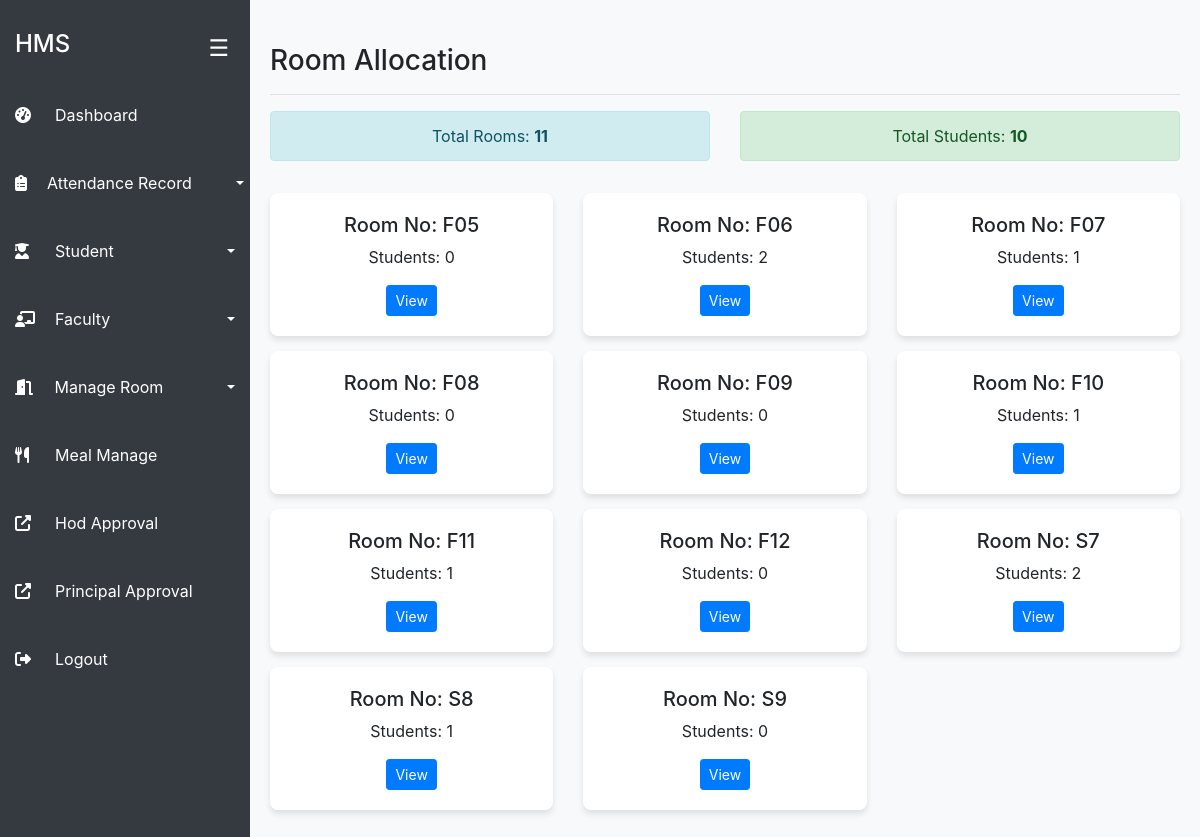
Screenshot of /admin/room_allocation.php (signed in) with the database file from the repository.
### tables this page shows
CREATE TABLE `rooms` (
  `room_no` varchar(10) NOT NULL,
  `capacity` int(11) NOT NULL
);

### admin/room_allocation.php (the view, shortened to what this page needs)
<?php
$total_rooms_query = "SELECT COUNT(*) AS total_rooms FROM rooms";
$total_rooms_result = mysqli_query($connection, $total_rooms_query);
$total_rooms = mysqli_fetch_assoc($total_rooms_result)['total_rooms'];
$total_students_query = "SELECT COUNT(*) AS total_students FROM students";
$total_students_result = mysqli_query($connection, $total_students_query);
$total_students = mysqli_fetch_assoc($total_students_result)['total_students'];
$rooms_query = "SELECT r.room_no, COUNT(s.sid) AS student_count
                FROM rooms r
                LEFT JOIN students s ON r.room_no = s.room_no
                GROUP BY r.room_no";
$rooms_result = mysqli_query($connection, $rooms_query);
?>
<!DOCTYPE html>
<html lang="en">
<head>
    <link rel="stylesheet" href="https://stackpath.bootstrapcdn.com/bootstrap/4.3.1/css/bootstrap.min.css">
</head>
<body>
<div class="sidebar">
    <?php include('sidebar.php'); ?>
</div>
<br>
<div class="main-content">
    <div class="">
        <h3>Room Allocation</h3>
        <hr>
    <div class="row mb-3">
        <div class="col-md-6">
            <div class="alert alert-info text-center">Total Rooms: <strong><?php echo $total_rooms; ?></strong></div>
        </div>
        <div class="col-md-6">
            <div class="alert alert-success text-center">Total Students: <strong><?php echo $total_students; ?></strong></div>
        </div>
    </div>
    <div class="row">
        <?php while ($room = mysqli_fetch_assoc($rooms_result)): ?>
            <div class="col-md-4">
                <div class="room-card">
                    <h5>Room No: <?php echo htmlspecialchars($room['room_no']); ?></h5>
                    <p>Students: <?php echo htmlspecialchars($room['student_count']); ?></p>
                    <button class="btn btn-primary btn-sm" onclick="toggleDetails('<?php echo $room['room_no']; ?>')">View</button>
                </div>
            </div>
        <?php endwhile; ?>
    </div>
</div>
</body>
</html>

### admin/room_allocation.php (style rules this page uses)
body { background-color: #f8f9fa; }
.sidebar { position: fixed; width: 250px; height: 100vh; background-color: #343a40; color: white; padding-top: 20px; }
.main-content { margin-left: 260px; padding: 20px; min-height: 100vh; }
.room-card { background: white; border-radius: 8px; box-shadow: 0px 4px 6px rgba(0, 0, 0, 0.1); padding: 20px; margin-bottom: 15px; text-align: center; }

### admin/sidebar.php (style rules this page uses)
.sidebar { height: 100%; width: 250px; position: fixed; top: 0; left: 0; background-color: #343a40; padding-top: 30px; transition: width 0.3s ease-in-out; z-index: 999; }
.main-content { margin-left: 250px; transition: margin-left 0.3s ease-in-out; padding: 20px; }

### rows the page displays
rooms: room_no "F05", student_count "0"
rooms: room_no "F06", student_count "2"
rooms: room_no "F07", student_count "1"
rooms: room_no "F08", student_count "0"
rooms: room_no "F09", student_count "0"
rooms: room_no "F10", student_count "1"
rooms: room_no "F11", student_count "1"
rooms: room_no "F12", student_count "0"
rooms: room_no "S7", student_count "2"
rooms: room_no "S8", student_count "1"
rooms: room_no "S9", student_count "0"

### other values shown
$total_rooms "11"
$total_students "10"
